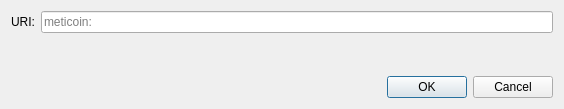
<?xml version="1.0" encoding="UTF-8"?>
<ui version="4.0">
 <class>OpenURIDialog</class>
 <widget class="QDialog" name="OpenURIDialog">
  <property name="geometry">
   <rect>
    <x>0</x>
    <y>0</y>
    <width>564</width>
    <height>109</height>
   </rect>
  </property>
  <property name="windowTitle">
   <string>Open meticoin URI</string>
  </property>
  <layout class="QVBoxLayout" name="verticalLayout">
   <item>
    <layout class="QHBoxLayout" name="horizontalLayout">
     <item>
      <widget class="QLabel" name="label">
       <property name="text">
        <string>URI:</string>
       </property>
      </widget>
     </item>
     <item>
      <widget class="QValidatedLineEdit" name="uriEdit">
       <property name="placeholderText">
        <string notr="true">meticoin:</string>
       </property>
      </widget>
     </item>
    </layout>
   </item>
   <item>
    <spacer name="verticalSpacer">
     <property name="orientation">
      <enum>Qt::Vertical</enum>
     </property>
     <property name="sizeHint" stdset="0">
      <size>
       <width>20</width>
       <height>40</height>
      </size>
     </property>
    </spacer>
   </item>
   <item>
    <widget class="QDialogButtonBox" name="buttonBox">
     <property name="orientation">
      <enum>Qt::Horizontal</enum>
     </property>
     <property name="standardButtons">
      <set>QDialogButtonBox::Cancel|QDialogButtonBox::Ok</set>
     </property>
    </widget>
   </item>
  </layout>
 </widget>
 <customwidgets>
  <customwidget>
   <class>QValidatedLineEdit</class>
   <extends>QLineEdit</extends>
   <header>qt/qvalidatedlineedit.h</header>
  </customwidget>
 </customwidgets>
 <resources/>
 <connections>
  <connection>
   <sender>buttonBox</sender>
   <signal>accepted()</signal>
   <receiver>OpenURIDialog</receiver>
   <slot>accept()</slot>
   <hints>
    <hint type="sourcelabel">
     <x>248</x>
     <y>254</y>
    </hint>
    <hint type="destinationlabel">
     <x>157</x>
     <y>274</y>
    </hint>
   </hints>
  </connection>
  <connection>
   <sender>buttonBox</sender>
   <signal>rejected()</signal>
   <receiver>OpenURIDialog</receiver>
   <slot>reject()</slot>
   <hints>
    <hint type="sourcelabel">
     <x>316</x>
     <y>260</y>
    </hint>
    <hint type="destinationlabel">
     <x>286</x>
     <y>274</y>
    </hint>
   </hints>
  </connection>
 </connections>
</ui>
